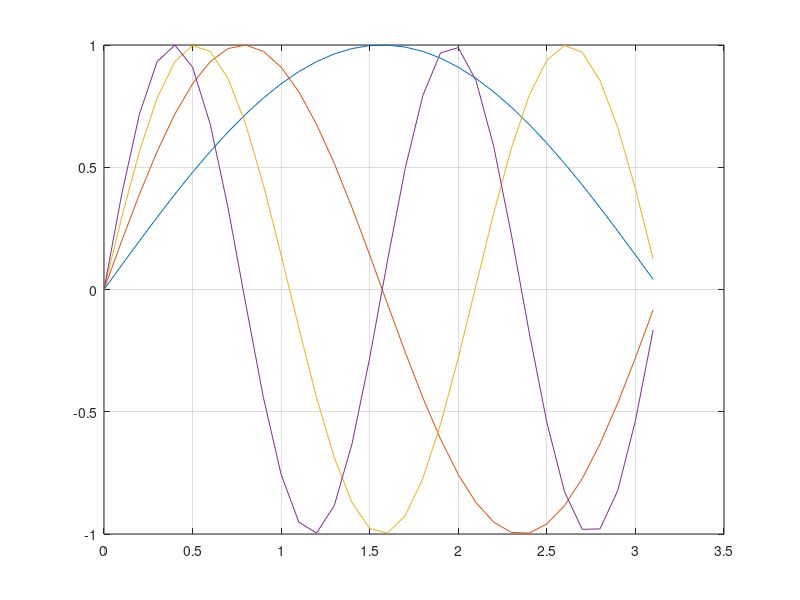

This chart was generated by the following MATLAB code:
clc;
clear all;
close all;
x=0:0.1:pi;
y1= sin (x);
y2= sin(2*x);
y3= sin(3*x);
y4= sin(4*x);
plot(x,y1, x,y2, x,y3, x,y4);
grid on;
